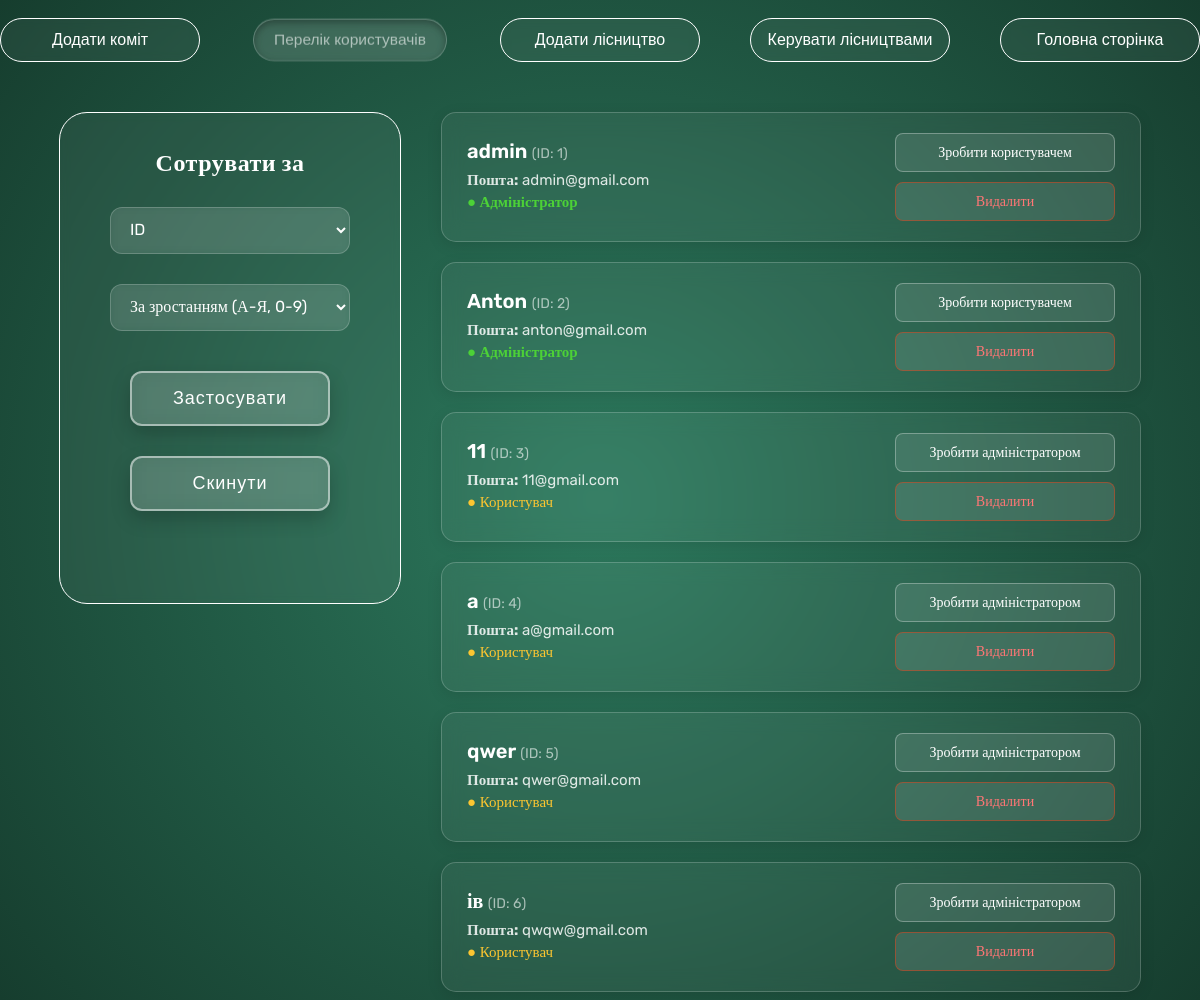
/all_users (signed in), run on an earlier commit of the app's database.
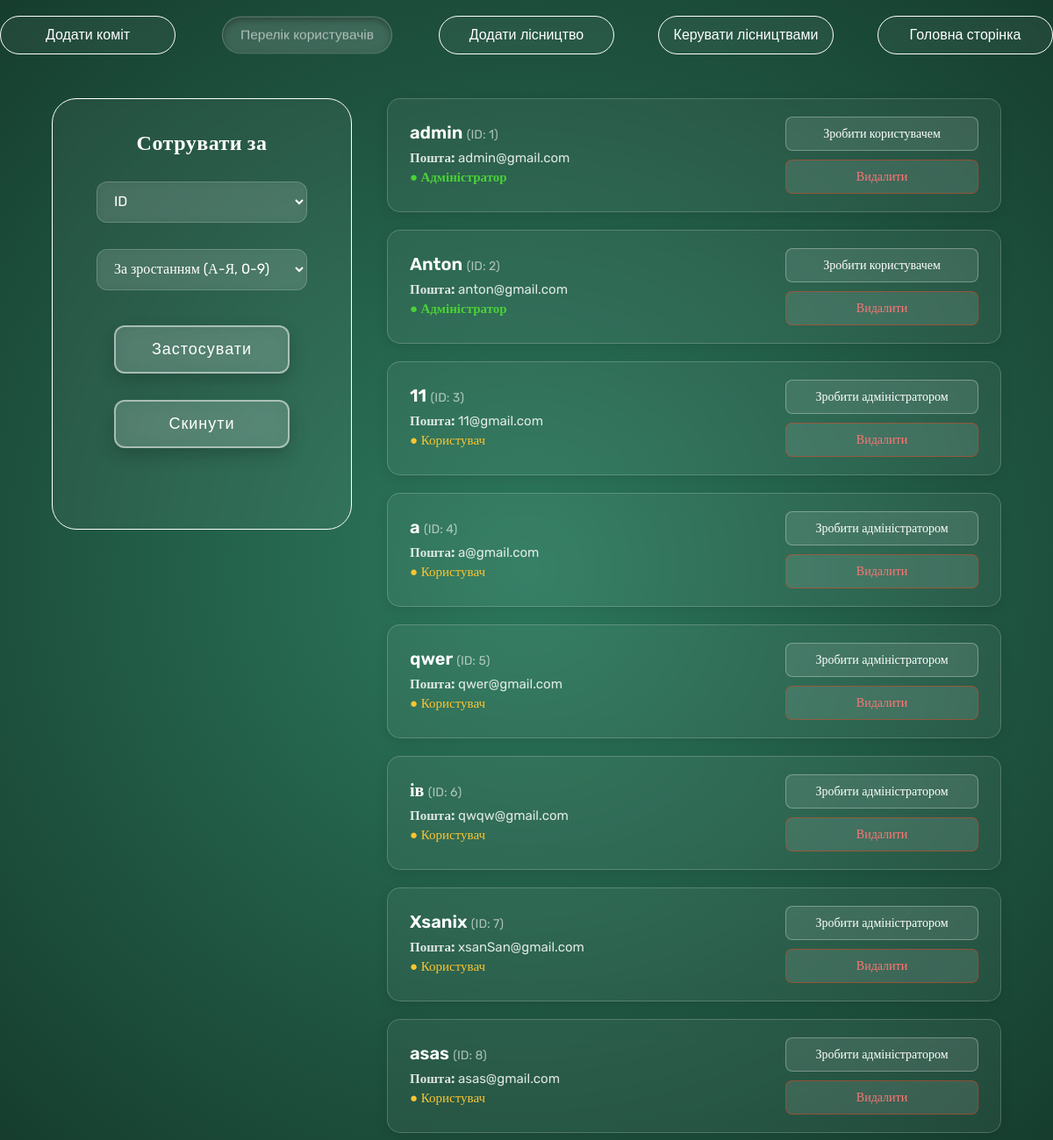
And on a later commit of the database.
### DB.py (models this page shows, shortened)
class User(UserMixin, db.Model):
    id = db.Column(db.Integer, primary_key=True)
    isAdmin = db.Column(db.Boolean, default=False)
    username = db.Column(db.String(150), unique=True, nullable=False)
    gmail = db.Column(db.String(150), unique=True, nullable=False)
    password_hash = db.Column(db.String(256), nullable=False)

### app.py (the view)
@app.route('/all_users', methods=['POST', 'GET'])
@login_required
@admin_required
def all_users():
    sort_by = request.args.get('sort', 'id')
    order = request.args.get('order', 'asc')
    valid_columns = ['id', 'username', 'gmail', 'isAdmin']
    if sort_by in valid_columns:
        column = getattr(User, sort_by)
        if order == 'desc':
            users = User.query.order_by(column.desc()).all()
        else:
            users = User.query.order_by(column.asc()).all()
    else:
        users = User.query.all()
    return render_template('all_user.html', users=users)

### app.py (called while the page is built)
@login_manager.user_loader
def load_user(user_id):
    return User.query.get(int(user_id))

### templates/all_user.html (shortened to what this page needs)
<!DOCTYPE html>
<html lang="en">
<head>
    <link rel="stylesheet" href="{{ url_for('static', filename='styles/admin-style.css') }}">
    <link rel="stylesheet" href="{{ url_for('static', filename='styles/btn-style.css')}}">
</head>
<body style="background: radial-gradient(circle at center, #2d7a5e 0%, #163d2e 100%);">
    <header>
        <a style="text-decoration: none;" href="{{ url_for('comits')}}"><button class="glass-button-white">Додати коміт</button></a>
        <a style="text-decoration: none;" href="{{ url_for('all_users') }}"><button class="glass-button-white active">Перелік користувачів</button></a>
        <a style="text-decoration: none;" href="{{ url_for('admin') }}"><button class="glass-button-white">Додати лісництво</button></a>
        <a style="text-decoration: none;" href="{{ url_for('change') }}"><button class="glass-button-white">Керувати лісництвами</button></a>
        <a style="text-decoration: none;" href="{{ url_for('main') }}"><button class="glass-button-white">Головна сторінка</button></a>
    </header>
    <div style="display: flex; justify-content: center; width: 100%; gap: 40px;">
        <div class="input-box box-litel" style="height: 450px; margin-top: 50px; position: sticky; top: 100px;">
            <h1 style="text-align: center;">Сотрувати за</h1>
            <form style="display: flex; flex-direction: column; align-items: center; margin-top: 10px;" action="{{ url_for('all_users') }}" method="GET">
                <div style="display: flex; flex-direction: column; align-items: center; justify-content: center; gap: 30px;">
                    <select name="sort" id="sort" class="input-box">
                        <option value="id" {% if request.args.get('sort') == 'id' %}selected{% endif %}>ID</option>
                    </select>
                    <select name="order" id="order" class="input-box">
                        <option value="asc" {% if request.args.get('order') == 'asc' %}selected{% endif %}>За зростанням (А-Я, 0-9)</option>
                    </select>
                </div>
                <div style="display: flex; flex-direction: column; align-items: center; gap: 30px;">
                    <button type="submit" class="submit-btn">Застосувати</button>
                    <a href="{{ url_for('all_users') }}"><button type="button" class="submit-btn">Скинути</button></a>
                </div>
            </form>
        </div>
        <main class="users-container">
            {% for user in users %}
            <div class="user-card">
                <div class="user-info">
                    <h3>{{ user.username }} <span style="font-size: 14px; font-weight: normal; opacity: 0.6;">(ID: {{ user.id }})</span></h3>
                    <p><strong>Пошта:</strong> {{ user.gmail }}</p>
                    {% if user.isAdmin %}
                        <p class="status-admin">● Адміністратор</p>
                    {% else %}
                        <p class="status-user">● Користувач</p>
                    {% endif %}
                </div>
                <div class="user-actions">
                    <form action="{{ url_for('toggle_admin', id=user.id) }}" method="POST" style="margin: 0;">
                        <button type="submit" class="action-btn" onclick="return confirm('Ви впевнені?')">
                            {% if user.isAdmin %}
                                Зробити користувачем
                            {% else %}
                                Зробити адміністратором
                            {% endif %}
                        </button>
                    </form>
                    <form action="{{ url_for('delete_user', id=user.id) }}" method="POST" style="margin: 0;">
                        <button type="submit" class="action-btn delete-btn" onclick="return confirm('Ви впевнені?')">Видалити</button>
                    </form>
                </div>
            </div>
            {% endfor %}
        </main>
    </div>
</body>
</html>

### static/styles/admin-style.css (style rules this page uses)
body { font-family: "Rubik"; }
header { top: 0px; position: sticky; display: flex; justify-content: center; gap: 50px; z-index: 200; }
h1 { font-size: 24px; color: #fff; margin-bottom: 10px; letter-spacing: 0.5px; }
form { margin-top: 80px; display: flex; justify-content: center; gap: 40px; }
.input-box { display: flex; flex-direction: column; gap: 10px; padding: 20px; background: rgba(255, 255, 255, 0.05); backdrop-filter: blur(5px); -webkit-backdrop-filter: blur(5px); border: 1px solid rgb(255, 255, 255); color: #fff; border-radius: 28px; font-size: 16px; font-weight: 400; }
.box-litel { width: 300px; }
.input-box input, .input-box select { width: 100%; box-sizing: border-box; padding: 12px 15px; background: rgba(255, 255, 255, 0.1); border: 1px solid rgba(255, 255, 255, 0.2); border-radius: 12px; color: #ffffff; font-size: 16px; font-family: inherit; outline: none; transition: all 0.3s ease; }
.input-box select option { background-color: #163d2e; color: #ffffff; }
.users-container { display: flex; flex-direction: column; gap: 20px; width: 100%; max-width: 700px; margin-top: 50px; }
.user-card { background: rgba(255, 255, 255, 0.05); backdrop-filter: blur(10px); -webkit-backdrop-filter: blur(10px); border: 1px solid rgba(255, 255, 255, 0.2); border-radius: 15px; padding: 20px 25px; color: white; display: flex; justify-content: space-between; align-items: center; box-shadow: 0 4px 15px rgba(0, 0, 0, 0.1); transition: transform 0.3s ease, background 0.3s ease; }
.user-info h3 { margin: 0 0 8px 0; font-size: 20px; font-weight: 600; }
.user-info p { margin: 4px 0; font-size: 15px; color: rgba(255, 255, 255, 0.85); }
.status-admin { color: #4cd137 !important; font-weight: 600; }
.status-user { color: #fbc531 !important; }
.user-actions { display: flex; flex-direction: column; gap: 10px; min-width: 220px; }
.action-btn { width: 100%; padding: 10px 15px; border-radius: 8px; border: 1px solid rgba(255, 255, 255, 0.3); background: rgba(255, 255, 255, 0.1); color: white; cursor: pointer; transition: all 0.3s ease; font-family: inherit; font-size: 14px; }
.delete-btn { border-color: rgba(232, 65, 24, 0.5); color: #ff7675; }

### static/styles/btn-style.css (style rules this page uses)
.glass-button-white { display: flex; align-items: center; justify-content: center; gap: 10px; width: 200px; padding: 12px; margin-top: 10px; background: rgba(255, 255, 255, 0.05); backdrop-filter: blur(5px); -webkit-backdrop-filter: blur(5px); border: 1px solid rgb(255, 255, 255); color: #fff; border-radius: 28px; font-size: 16px; font-weight: 400; cursor: pointer; transition: all 0.3s ease; }
.active { transform: scale(0.97); background: rgba(255, 255, 255, 0.15); color: rgba(255, 255, 255, 0.6); border-color: rgba(255, 255, 255, 0.2); box-shadow: inset 0 3px 8px rgba(0, 0, 0, 0.3); cursor: default; pointer-events: none; }
.submit-btn { width: 200px; background: rgba(255, 255, 255, 0.15); border: 2px solid rgba(255, 255, 255, 0.5); color: #ffffff; padding: 15px 40px; font-size: 18px; font-weight: 400; letter-spacing: 1px; border-radius: 12px; backdrop-filter: blur(10px); -webkit-backdrop-filter: blur(10px); cursor: pointer; transition: all 0.3s ease; box-shadow: 0 8px 20px rgba(0, 0, 0, 0.2); }
.action-btn { width: 100%; padding: 10px 15px; border-radius: 8px; border: 1px solid rgba(255, 255, 255, 0.3); background: rgba(255, 255, 255, 0.1); color: white; cursor: pointer; transition: all 0.3s ease; font-family: inherit; font-size: 14px; }
.delete-btn { border-color: rgba(232, 65, 24, 0.5); color: #ff7675; }

What changed in the data, as far as the page shows it:
added User: username "Xsanix", id "7", gmail "xsanSan@gmail.com", isAdmin "● Користувач"
added User: username "asas", id "8", gmail "asas@gmail.com", isAdmin "● Користувач"
